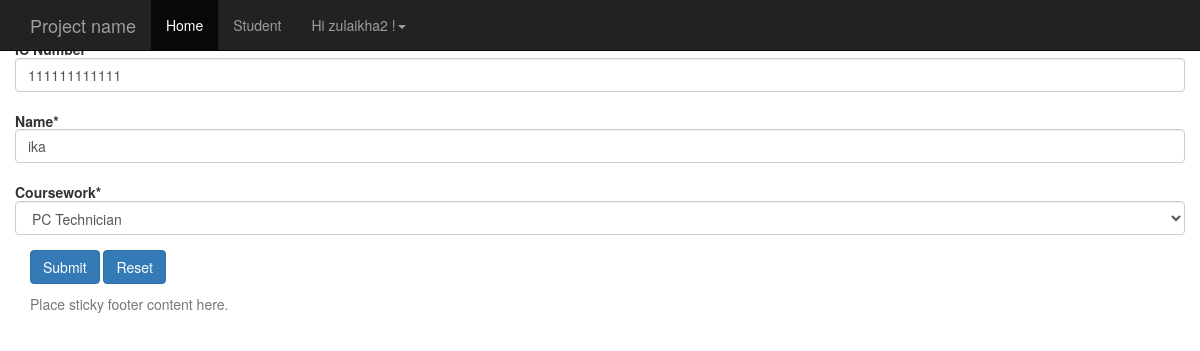
Screenshot of /1/edit (signed in) with the database file from the repository.
### student/models.py (models this page shows, shortened)
class Student(models.Model):
	PROGRAMMING = 'PR'
	NETWORKING ='NT'
	PCTECH ='PC'
	COURSE_CHOICES =(
		(PROGRAMMING, 'Programming'),
		(NETWORKING, 'Networking'),
		(PCTECH, 'PC Technician'),
	)
	icnum = models.CharField('IC Number' ,max_length=12,unique=True,blank=False,null=False)
	name = models.CharField('Name' ,max_length=300,blank=False,null=False)
	course = models.CharField('Coursework',max_length=2,choices=COURSE_CHOICES,default=PCTECH)
	createdby =models.ForeignKey('auth.User',on_delete=models.CASCADE)
	created_date = models.DateTimeField('Created Date',auto_now_add=True)

### student/views.py (the view)
# urls.py: url(r'^(?P<pk>\d+)/edit$', views.student_edit, name='student_edit'),
@login_required(login_url='/accounts/login/')
def student_edit(request,pk):
    student = get_object_or_404(Student, pk=pk)
    if request.method == "POST":
        form = StudentForm(request.POST,instance=student)
        if form.is_valid():
            student = form.save(commit=False)
            student.createdby = request.user
            student.save()
            messages.success(request, "Student record with ID: " + str(student.pk) + " has been updated! ")
            return redirect(reverse_lazy('student_detail',kwargs={'pk': student.pk }))
    else:
        form = StudentForm(instance=student)
    return render(request, 'student/student_edit.html', {'form': form})

### student/forms.py (shortened to what this page needs)
class StudentForm(forms.ModelForm):
    def __init__(self, *args, **kwargs):
        super(StudentForm, self).__init__(*args, **kwargs)
        self.helper = FormHelper(self)
        self.helper.form_class = 'form-horizontal'
        self.helper.layout.append(Submit('submit_change', 'Submit', css_class="btn-primary"))
        self.helper.layout.append(HTML('<a class="btn btn-primary" href={% url "student_home" %}>Reset</a>'))
    class Meta:
        model = Student
        fields = ('icnum', 'name', 'course',)

### templates/student/student_edit.html
 {% extends 'base.html' %}
{% load crispy_forms_tags %}
{% block content %}
    <h5>Edit Student<h5>
    {% crispy form %}
{% endblock %}

### templates/base.html (shortened to what this page needs)
<!DOCTYPE html>
<html lang="en">
  <head>
    <link href="http://getbootstrap.com/docs/3.3/dist/css/bootstrap.min.css" rel="stylesheet">
    <link href="http://getbootstrap.com/docs/3.3/assets/css/ie10-viewport-bug-workaround.css" rel="stylesheet">
    <link href="http://getbootstrap.com/docs/3.3/examples/sticky-footer-navbar/sticky-footer-navbar.css" rel="stylesheet">
  </head>
  <body>
     {% block navbar %}
    <nav class="navbar navbar-inverse navbar-fixed-top">
      <div class="container">
        <div class="navbar-header">
          <a class="navbar-brand" href="#">Project name</a>
        </div>
        <div id="navbar" class="collapse navbar-collapse">
          <ul class="nav navbar-nav">
           {% block home_navbar %}<li class="active"><a href="/">Home</a></li>{% endblock %}
            {% block student_navbar %}<li><a href="{% url 'student_home' %}">Student</a></li>
            {% endblock %}
            {% block user_navbar %}
            {% if user.is_authenticated %}
                <li class="dropdown">
                  <a href="#" class="dropdown-toggle" data-toggle="dropdown" role="button" aria-haspopup="true" aria-expanded="false"></span> Hi {{ user.username }} !<span class="caret"></span></a>
                </li>
              {% else %}
                <li><a href="/accounts/login/">Sign In</a></li>
                <li><a href="/accounts/signup/">Sign Up</a></li>
              {% endif %}
              {% endblock %}
          </ul>
        </div>
      </div>
    </nav>
    {% endblock %}
    <div class="container">
      {% block content %}{% endblock %}
    </div>
    {% block footer %}
    <footer class="footer">
      <div class="container">
        <p class="text-muted">Place sticky footer content here.</p>
      </div>
    </footer>
    {% endblock %}
  </body>
</html>

### rows the page displays
Student: icnum "111111111111", name "ika", course "PC Technician"

### other values shown
{{ user.username }} "zulaikha2"
